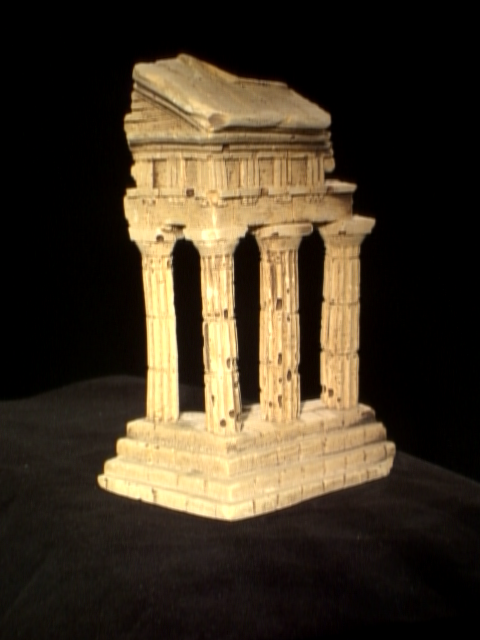
%> input picture TTK4255 - Robotsyn/Øving 6/data/im1.png, 480 x 640 px
$ octave task3.m   (GNU Octave 9; MATLAB toolbox functions it lacks are replaced by stand-ins)
%> lines starting %> are read from the running program, lines starting %| are printed output that depends on the picture
### TTK4255 - Robotsyn/Øving 6/matlab/camera_matrices.m
function [P1,P2] = camera_matrices(K1, K2, R, t)
    % Computes the projection matrix for camera 1 and camera 2.
    %
    % Args:
    %     K1,K2: (3x3 matrix) Intrinsic matrix for camera 1 and camera 2.
    %     R,t: The rotation and translation mapping points in camera 1 to points in camera 2.
    %
    % Returns:
    %     P1,P2: The projection matrices with shape 3x4.

    % todo: Compute the correct matrices
    P1 = zeros([3,4]);
    P2 = zeros([3,4]);
end

### TTK4255 - Robotsyn/Øving 6/matlab/choose_solution.m
function [R,t] = choose_solution(uv1, uv2, K1, K2, Rts)
    % Chooses among the rotation and translation solutions Rts
    % the one which gives the most points in front of both cameras.

    % todo: Choose the correct solution
    soln = 1;
    fprintf('Choosing solution %d.\n', soln);
    R = Rts(1:3, 1:3, soln);
    t = Rts(1:3, 4, soln);
end

### TTK4255 - Robotsyn/Øving 6/matlab/eight_point.m
function F = eight_point(uv1, uv2)
    % Given n >= 8 point matches, (u1 v1) <-> (u2 v2), compute the
    % fundamental matrix F that satisfies the equations
    %
    %     (u2 v2 1)^T * F * (u1 v1 1) = 0
    %
    % Args:
    %     uv1: (n x 2 array) Pixel coordinates in image 1.
    %     uv2: (n x 2 array) Pixel coordinates in image 2.
    %
    % Returns:
    %     F:   (3 x 3 matrix) Fundamental matrix mapping points in image 1
    %          to lines in image 2.
    %
    % See HZ Ch. 11.2: The normalized 8-point algorithm (p.281).

    % todo: Compute F
    F = zeros([3,3]);
end

% [7 lines left out: function closest_fundamental_matrix, not called in this run]

### TTK4255 - Robotsyn/Øving 6/matlab/essential_from_fundamental.m
function E = essential_from_fundamental(F, K1, K2)
    % Computes the essential matrix from F.
    %
    % See HZ Ch. 9.6 (p257): Formula 9.12.
    %
    %   Args:
    %       F:  Fundamental Matrix
    %       K1: Intrinsic matrix for camera 1
    %       K2: Intrinsic matrix for camera 2
    %
    %   Returns:
    %       E:  Essential Matrix

    % todo: Compute E
    E = zeros([3,3]);
end

### TTK4255 - Robotsyn/Øving 6/matlab/linear_triangulation.m
function X = linear_triangulation(uv1, uv2, P1, P2)
    % Compute the 3D position of a point from 2D correspondences.
    %
    % Args:
    %    uv1:    2D projection of the point in image 1
    %    uv2:    2D projection of the point in image 2
    %    P1:     Projection matrix with shape 3 x 4 for image 1
    %    P2:     Projection matrix with shape 3 x 4 for image 2
    %
    % Returns:
    %    X:      3D coordinates of point in the camera frame of image 1
    %            (not homogeneous!)
    %
    % See HZ Ch. 12.2: Linear triangulation methods (p312)

    % todo: Compute X
    X = [0 0 0]';
end

### TTK4255 - Robotsyn/Øving 6/matlab/motion_from_essential.m
function [Rts] = motion_from_essential(E)
    % Computes the four possible decompositions of E into
    % a relative rotation and translation.
    % See HZ Ch. 9.7 (p259): Result 9.19

    [U,~,V] = svd(E);

    % Make sure we return rotation matrices with det(R) == 1
    if det(U) < 0
        U = -U;
    end
    if det(V) < 0
        V = -V;
    end

    W = [0 -1 0 ; +1 0 0 ; 0 0 1];
    R1 = U*W*V';
    R2 = U*W'*V';
    t1 = U(:,3);
    t2 = -U(:,3);
    Rts = zeros(3,4,4);
    Rts(:,:,1) = [R1 t1];
    Rts(:,:,2) = [R1 t2];
    Rts(:,:,3) = [R2 t1];
    Rts(:,:,4) = [R2 t2];
end

### TTK4255 - Robotsyn/Øving 6/matlab/show_point_cloud.m
function show_point_cloud(X, my_xlim, my_ylim, my_zlim)
    % Creates a mouse-controllable 3D plot of the input points.

    % This could be changed to use scatter if you want to
    % provide a per-point color. Otherwise, the plot function
    % is much faster.
    plot3(X(:,1), X(:,3), X(:,2), '.');

    grid on;
    box on;
    axis equal;
    axis vis3d;
    camproj perspective;
    ylim(my_zlim);
    xlim(my_xlim);
    zlim(my_ylim);
    set(gca, 'ZDir', 'reverse');
    xlabel('X');
    ylabel('Z');
    zlabel('Y');
end

### TTK4255 - Robotsyn/Øving 6/matlab/task3.m
clc; clf; clear;
matches = load('../data/matches.txt');
uv1 = matches(:,1:2);
uv2 = matches(:,3:4);

I1 = im2double(imread('../data/im1.png'));
I2 = im2double(imread('../data/im2.png'));
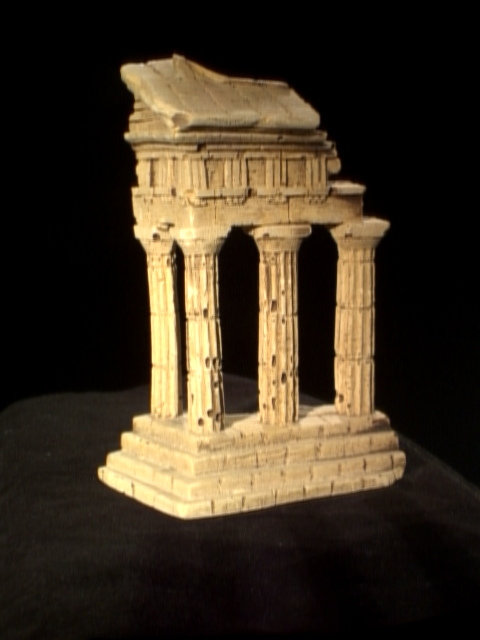
%> input picture TTK4255 - Robotsyn/Øving 6/data/im2.png, 480 x 640 px
K1 = load('../data/K1.txt');
K2 = load('../data/K2.txt');

F = eight_point(uv1, uv2);
E = essential_from_fundamental(F, K1, K2);
Rts = motion_from_essential(E);
[R,t] = choose_solution(uv1, uv2, K1, K2, Rts);
[P1,P2] = camera_matrices(K1, K2, R, t);

% Uncomment for task 4b
% uv1 = load('../data/goodPoints.txt');
% uv2 = epipolar_match(rgb2gray(I1), rgb2gray(I2), F, uv1);

n = size(uv1,1);
X = zeros([n,3]);
for i=1:size(uv1,1)
    X(i,:) = linear_triangulation(uv1(i,:), uv2(i,:), P1, P2);
end

show_point_cloud(X, [-0.6, +0.6], [-0.6, +0.6], [3, 4.2]);
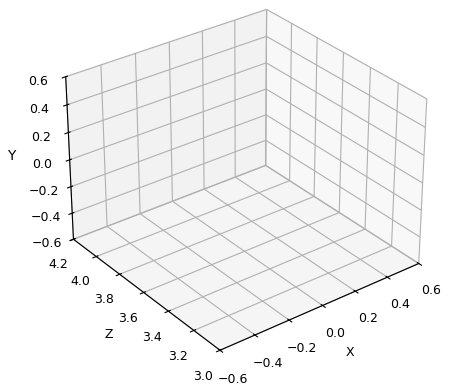
%> figure redrawn from the program's plot data
